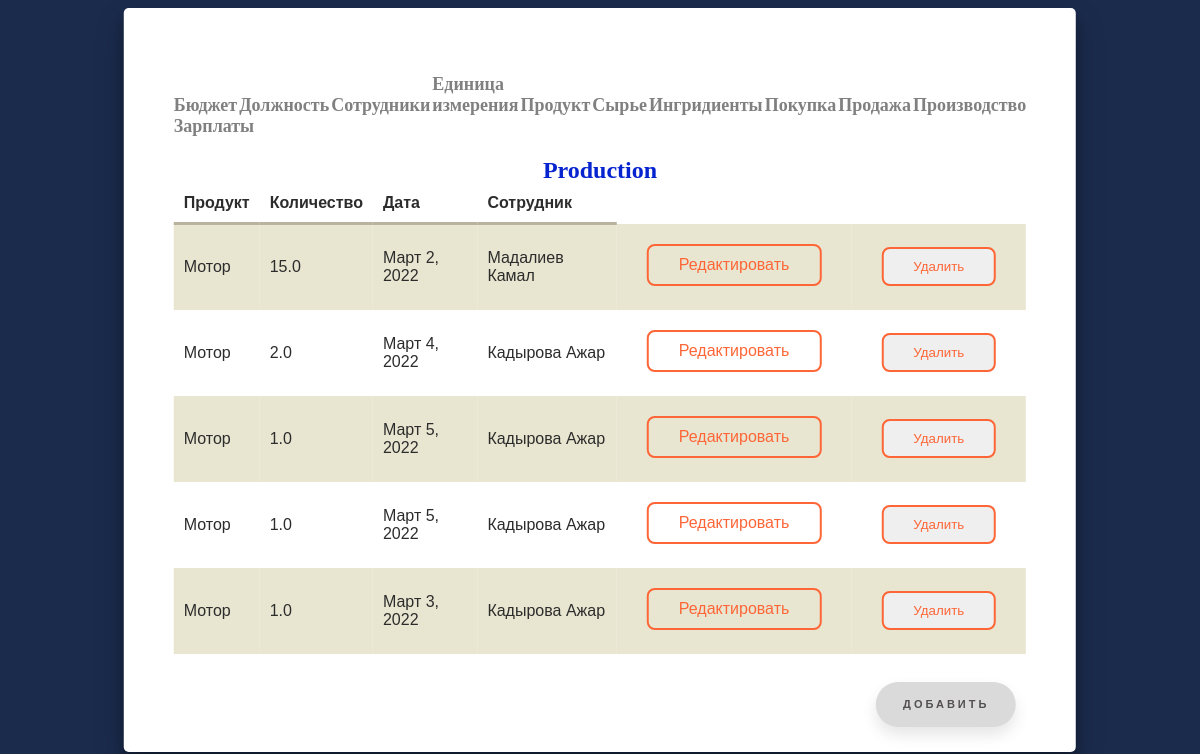
The app's page /production, older data.
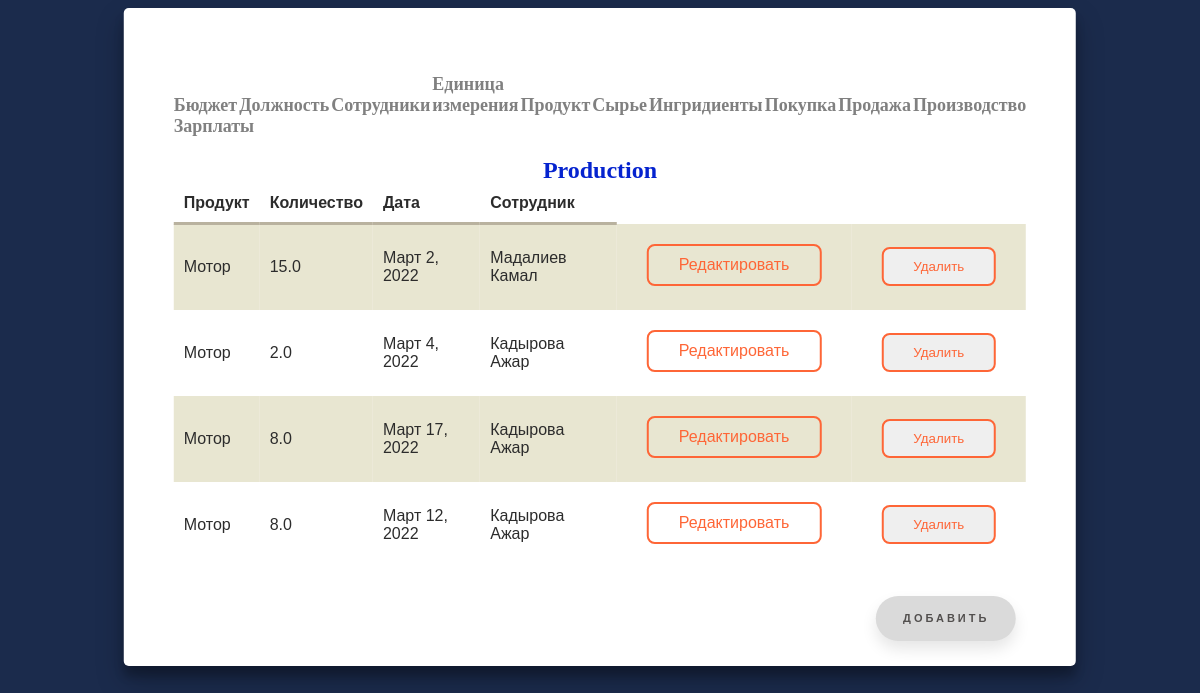
The same page, newer data.
### modul/models.py (models this page shows, shortened)
class Production(models.Model):
    Product = models.ForeignKey(Products,verbose_name="Продукт",null=True,on_delete=models.CASCADE)
    Amount = models.FloatField("Количество",default=0)
    Date = models.DateField("Дата производства")
    Employee = models.ForeignKey(Employees,verbose_name="Сотрудник",null=True,on_delete=models.SET_NULL)
    class Meta:
        verbose_name = 'Производство'
        verbose_name_plural = 'Производства'

class  Products(models.Model):
    Product = models.CharField("Продукт",max_length=150)
    Unit = models.ForeignKey(Units,verbose_name="Единица измерения",null=True,on_delete=models.SET_NULL)
    Summ = models.FloatField("Сумма",default=0)
    Amount = models.FloatField("Количество",default=0)
    class Meta:
        verbose_name = 'Готовая продукция'
        verbose_name_plural = 'Готовые продукции'

class Employees(models.Model):
    Full_name = models.CharField("ФИО",max_length=225)
    Position = models.ForeignKey(Jobposition,verbose_name = "Должность",null=True,on_delete=models.CASCADE)
    Salary = models.IntegerField("Оклад",default=0)
    Address = models.CharField("Адрес",max_length=150)
    Phone = models.IntegerField("Телефон",default=0)
    class Meta:
        verbose_name = 'Сотрудник'
        verbose_name_plural = 'Сотрудники'

### modul/views.py (the view)
# urls.py: path("production",views.ProdutionView.as_view(), name = 'production'),
class ProdutionView(ListView):
    model = Production
    template_name = 'modul/production.html'
    context_object_name = 'productions'

### modul/templates/modul/production.html (shortened to what this page needs)
{% extends "modul/home.html" %}
{% block content %}
<h2>Production</h2>
    <table cellpadding="4" cellspacing="1">
      <tr>
          <th>Продукт</th>
          <th>Количество</th>
          <th>Дата</th>
          <th>Сотрудник</th>
      </tr>
      {% for production in productions %}
          <tr>
            <td>
                {{ production.Product.Product }}
            </td>
            <td>
                {{ production.Amount }}
            </td>
            <td>
                {{ production.Date }}
            </td>
            <td>
                {{ production.Employee.Full_name }}
            </td>
              <td>
                  <a href="{% url 'productionupdate' production.id %}" class="shine-button">Редактировать</a>
              </td>
              <td>
                  <form id="delete_form" action="{% url 'productiondelete' production.id %}" method="post">
                      <button type="submit" class="shine-button">Удалить</button>
                  </form>
              </td>
          </tr>
          {% endfor %}
  </table><br>
<a href="{% url 'createproduction' %}" class="floating-button">Добавить</a>
{% endblock %}

Row changes from the older to the newer data that the page shows:
removed Production: Product.Product "Мотор", Amount "1.0", Date "Март 5, 2022", Employee.Full_name "Кадырова Ажар"
changed Production: Amount "1.0" → "8.0"; Date "Март 5, 2022" → "Март 17, 2022"
changed Production: Amount "1.0" → "8.0"; Date "Март 3, 2022" → "Март 12, 2022"
